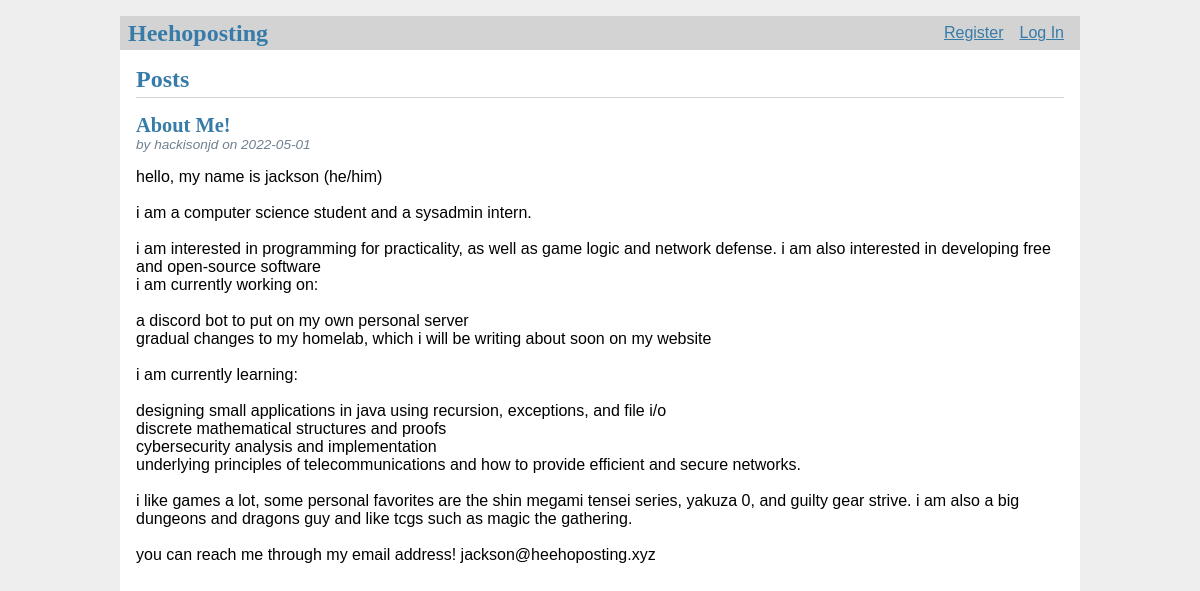
Before: / with the older database file.
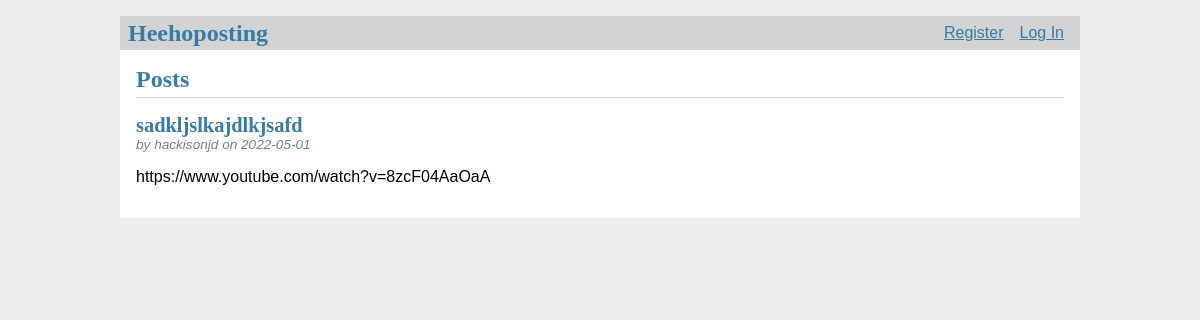
After: the same page with the newer database file.
### tables this page shows
CREATE TABLE post (
  id INTEGER PRIMARY KEY AUTOINCREMENT,
  author_id INTEGER NOT NULL,
  created TIMESTAMP NOT NULL DEFAULT CURRENT_TIMESTAMP,
  title TEXT NOT NULL,
  body TEXT NOT NULL,
  FOREIGN KEY (author_id) REFERENCES user (id)
);

CREATE TABLE user (
  id INTEGER PRIMARY KEY AUTOINCREMENT,
  username TEXT UNIQUE NOT NULL,
  password TEXT NOT NULL
);

### heehoposting/blog.py (the view)
@bp.route('/')
def index():
    db = get_db()
    posts = db.execute(
        'SELECT p.id, title, body, created, author_id, username'
        ' FROM post p JOIN user u ON p.author_id = u.id'
        ' ORDER BY created DESC'
    ).fetchall()
    return render_template('blog/index.html', posts=posts)

### heehoposting/auth.py (called while the page is built)
@bp.before_app_request
def load_logged_in_user():
    user_id = session.get('user_id')
    if user_id is None:
        g.user = None
    else:
        g.user = get_db().execute(
            'SELECT * FROM user WHERE id = ?', (user_id,)
        ).fetchone()

### heehoposting/db.py (called while the page is built)
def get_db():
    if 'db' not in g:
        g.db = sqlite3.connect(
            current_app.config['DATABASE'],
            detect_types = sqlite3.PARSE_DECLTYPES
        )
        g.db.row_factory = sqlite3.Row
    return g.db

### heehoposting/templates/blog/index.html (shortened to what this page needs)
{% extends 'base.html' %}
{% block header %}
  <h1>{% block title %}Posts{% endblock %}</h1>
{% endblock %}
{% block content %}
  {% for post in posts %}
    <article class="post">
      <header>
        <div>
          <h1>{{ post['title'] }}</h1>
          <div class="about">by {{ post['username'] }} on {{ post['created'].strftime('%Y-%m-%d') }}</div>
        </div>
      </header>
      <p class="body">{{ post['body'] }}</p>
    </article>
  {% endfor %}
{% endblock %}

### heehoposting/templates/base.html (shortened to what this page needs)
<!doctype html>
<link rel="stylesheet" href="{{ url_for('static', filename='style.css') }}">
<nav>
  <h1>Heehoposting</h1>
  <ul>
    {% if g.user %}
      <li><span>{{ g.user['username'] }}</span>
      <li><a href="{{ url_for('auth.logout') }}">Log Out</a>
    {% else %}
      <li><a href="{{ url_for('auth.register') }}">Register</a>
      <li><a href="{{ url_for('auth.login') }}">Log In</a>
    {% endif %}
  </ul>
</nav>
<section class="content">
  <header>
    {% block header %}{% endblock %}
  </header>
  {% block content %}{% endblock %}
</section>

### heehoposting/static/style.css (style rules this page uses)
h1 { font-family: serif; color: #377ba8; margin: 1rem 0; }
a { color: #377ba8; }
nav { background: lightgray; display: flex; align-items: center; padding: 0 0.5rem; }
nav h1 { flex: auto; margin: 0; }
nav ul { display: flex; list-style: none; margin: 0; padding: 0; }
nav ul li a, nav ul li span, header .action { display: block; padding: 0.5rem; }
.content { padding: 0 1rem 1rem; }
.content > header { border-bottom: 1px solid lightgray; display: flex; align-items: flex-end; }
.content > header h1 { flex: auto; margin: 1rem 0 0.25rem 0; }
.post > header { display: flex; align-items: flex-end; font-size: 0.85em; }
.post > header > div:first-of-type { flex: auto; }
.post > header h1 { font-size: 1.5em; margin-bottom: 0; }
.post .about { color: slategray; font-style: italic; }
.post .body { white-space: pre-line; }
.content:last-child { margin-bottom: 0; }

Changed rows visible on the page:
removed post: title "About Me!", username "hackisonjd", created "2022-05-01", body "hello, my name is jackson (he/him) i am a computer science student and a sysadmin intern. i am interested in programming for practicality, as well as game logic and network defense. i am also interested in developing free and open-source software i am currently working on: a discord bot to put on my own personal server gradual changes to my homelab, which i will be writing about soon on my website i am currently learning: designing small applications in java using recursion, exceptions, and file i/o discrete mathematical structures and proofs cybersecurity analysis and implementation underlying principles of telecommunications and how to provide efficient and secure networks. i like games a…"
added post: title "sadkljslkajdlkjsafd", username "hackisonjd", created "2022-05-01", body "https://www.youtube.com/watch?v=8zcF04AaOaA"
